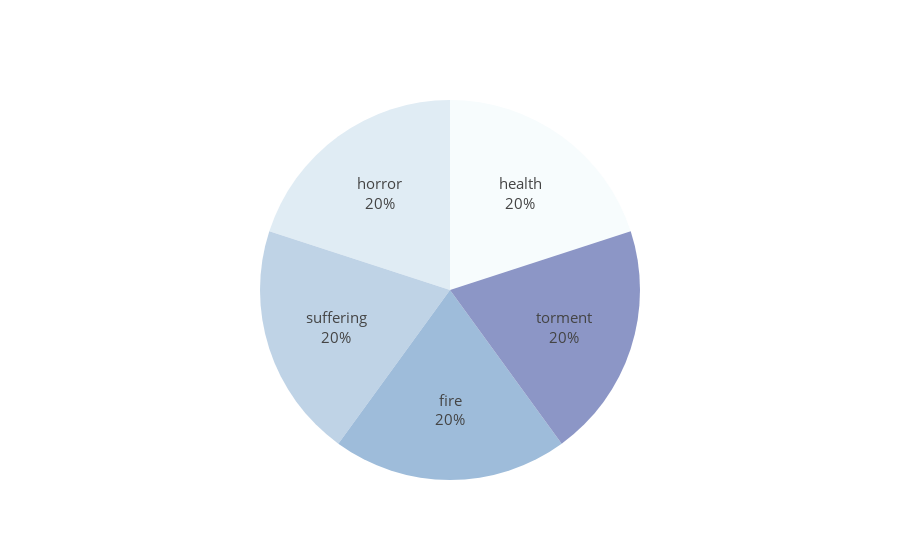

Here is the notebook cell this chart was saved with:
### Markdown cell above
### Limits of the analysis

### Code cell
result = lexicon.analyze("is horrific even to think that there are children , victims of abortion , who will never see the light of day .", normalize=False)
result = {x:y for x,y in result.items() if y!=0}
print(result)

labels_ = list(result.keys())
values_ = list(result.values())

# Use `hole` to create a donut-like pie chart
fig = go.Figure(data=[go.Pie(labels=labels_, values=values_, textinfo='label+percent',textfont_size=15)]) #, hole=.5

fig.update_traces(marker=dict(colors=px.colors.sequential.BuPu)) #RdBu

fig.update_layout(title_font_size=13,
                               showlegend=False)

fig.show()
fig.write_html("../output/pie_empath_scores.html")

### Figure 1 — Plotly figure (JSON) as saved in the notebook; plotly's stock layout.template omitted (floating-point values rounded to 4 significant figures)
{"data": [{"labels": ["health", "horror", "suffering", "fire", "torment"], "marker": {"colors": ["rgb(247,252,253)", "rgb(224,236,244)", "rgb(191,211,230)", "rgb(158,188,218)", "rgb(140,150,198)", "rgb(140,107,177)", "rgb(136,65,157)", "rgb(129,15,124)", "rgb(77,0,75)"]}, "textfont": {"size": 15}, "textinfo": "label+percent", "type": "pie", "values": [1, 1, 1, 1, 1]}], "layout": {"showlegend": false, "title": {"font": {"size": 13}}}}
